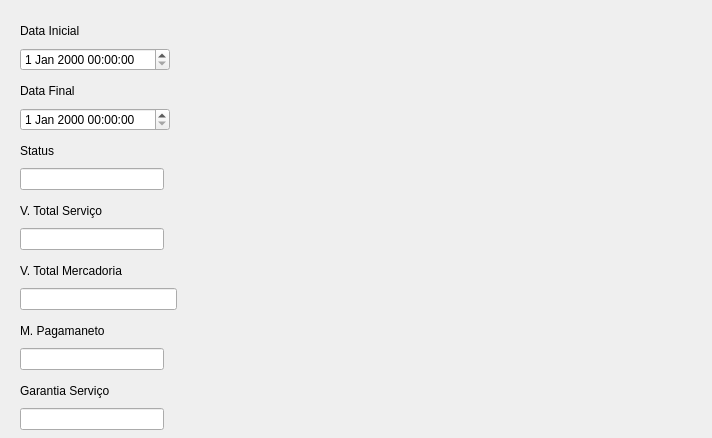
<?xml version="1.0" encoding="UTF-8"?>
<ui version="4.0">
 <class>frm_ordemservico</class>
 <widget class="QDialog" name="frm_ordemservico">
  <property name="geometry">
   <rect>
    <x>0</x>
    <y>0</y>
    <width>712</width>
    <height>438</height>
   </rect>
  </property>
  <property name="windowTitle">
   <string>Ordem de Serviço</string>
  </property>
  <widget class="QWidget" name="layoutWidget">
   <property name="geometry">
    <rect>
     <x>20</x>
     <y>20</y>
     <width>150</width>
     <height>51</height>
    </rect>
   </property>
   <layout class="QVBoxLayout" name="verticalLayout">
    <item>
     <widget class="QLabel" name="label">
      <property name="text">
       <string>Data Inicial</string>
      </property>
     </widget>
    </item>
    <item>
     <widget class="QDateTimeEdit" name="dateTimeEdit"/>
    </item>
   </layout>
  </widget>
  <widget class="QWidget" name="layoutWidget">
   <property name="geometry">
    <rect>
     <x>20</x>
     <y>80</y>
     <width>150</width>
     <height>51</height>
    </rect>
   </property>
   <layout class="QVBoxLayout" name="verticalLayout_2">
    <item>
     <widget class="QLabel" name="label_7">
      <property name="text">
       <string>Data Final</string>
      </property>
     </widget>
    </item>
    <item>
     <widget class="QDateTimeEdit" name="dateTimeEdit_2"/>
    </item>
   </layout>
  </widget>
  <widget class="QWidget" name="layoutWidget">
   <property name="geometry">
    <rect>
     <x>20</x>
     <y>140</y>
     <width>144</width>
     <height>50</height>
    </rect>
   </property>
   <layout class="QVBoxLayout" name="verticalLayout_3">
    <item>
     <widget class="QLabel" name="label_2">
      <property name="text">
       <string>Status</string>
      </property>
     </widget>
    </item>
    <item>
     <widget class="QLineEdit" name="lineEdit"/>
    </item>
   </layout>
  </widget>
  <widget class="QWidget" name="layoutWidget">
   <property name="geometry">
    <rect>
     <x>20</x>
     <y>200</y>
     <width>144</width>
     <height>50</height>
    </rect>
   </property>
   <layout class="QVBoxLayout" name="verticalLayout_4">
    <item>
     <widget class="QLabel" name="label_3">
      <property name="text">
       <string>V. Total Serviço</string>
      </property>
     </widget>
    </item>
    <item>
     <widget class="QLineEdit" name="lineEdit_2"/>
    </item>
   </layout>
  </widget>
  <widget class="QWidget" name="layoutWidget">
   <property name="geometry">
    <rect>
     <x>20</x>
     <y>260</y>
     <width>157</width>
     <height>50</height>
    </rect>
   </property>
   <layout class="QVBoxLayout" name="verticalLayout_5">
    <item>
     <widget class="QLabel" name="label_6">
      <property name="text">
       <string>V. Total Mercadoria</string>
      </property>
     </widget>
    </item>
    <item>
     <widget class="QLineEdit" name="lineEdit_3"/>
    </item>
   </layout>
  </widget>
  <widget class="QWidget" name="layoutWidget">
   <property name="geometry">
    <rect>
     <x>20</x>
     <y>320</y>
     <width>144</width>
     <height>50</height>
    </rect>
   </property>
   <layout class="QVBoxLayout" name="verticalLayout_6">
    <item>
     <widget class="QLabel" name="label_4">
      <property name="text">
       <string>M. Pagamaneto</string>
      </property>
     </widget>
    </item>
    <item>
     <widget class="QLineEdit" name="lineEdit_4"/>
    </item>
   </layout>
  </widget>
  <widget class="QWidget" name="layoutWidget">
   <property name="geometry">
    <rect>
     <x>20</x>
     <y>380</y>
     <width>144</width>
     <height>50</height>
    </rect>
   </property>
   <layout class="QVBoxLayout" name="verticalLayout_7">
    <item>
     <widget class="QLabel" name="label_5">
      <property name="text">
       <string>Garantia Serviço</string>
      </property>
     </widget>
    </item>
    <item>
     <widget class="QLineEdit" name="lineEdit_5"/>
    </item>
   </layout>
  </widget>
 </widget>
 <resources/>
 <connections/>
</ui>
